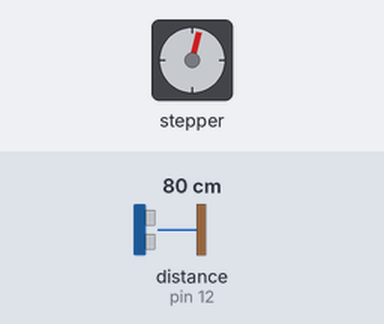
The sketch below on a simulated Arduino Uno, built with avr-gcc and run on an emulated ATmega328P. On the bench: stepper motor. Wiring (inferred from the names in the program): ultrasonic range finder: trigger pin 13; echo pin 12. Inputs (shaded band) come from the test bench; at power-on: distance to the obstacle (sensor on pin 12) 80 cm. The echo pulse lasts 58.3 µs per cm; stepper angles assume 2048 steps per turn.

Above: at 2.6 s.
2.7 s: distance to the obstacle (sensor on pin 12) set to 2 cm
At 3.96 s:
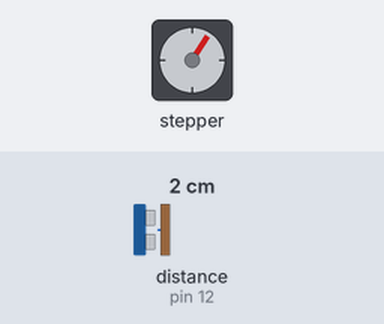
6.2 s: distance to the obstacle (sensor on pin 12) set to 18 cm
At 6.42 s:
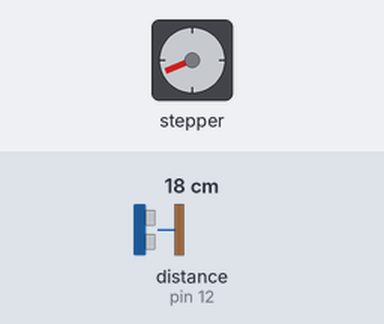
9.7 s: distance to the obstacle (sensor on pin 12) set to 4 cm
At 9.94 s:
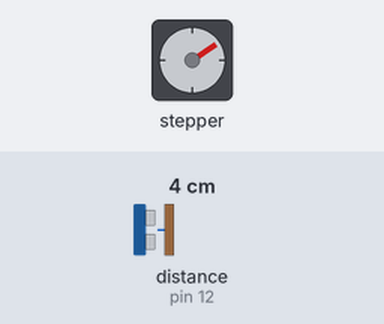
Timing chart, 0 to 19.2 s (numbered marks = the images above; inputs shaded):
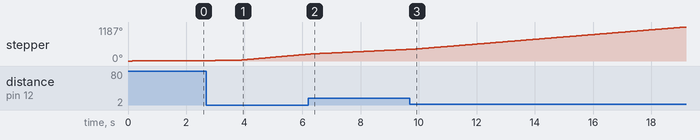

The sketch:

stepper_ult_distance.ino
```cpp
#include <Stepper.h>

const int stepsPerRevolution = 2048;  // change this to fit the number of steps per revolution
// for your motor

// initialize the stepper library on pins 8 through 11:
Stepper myStepper(stepsPerRevolution, 8, 9, 10, 11);

int stepCount = 0;         // number of steps the motor has taken

// defines pins numbers
const int trigPin = 13;
const int echoPin = 12;

// defines variables
long duration;
int distance;

void setup() {
  // initialize the serial port:
  pinMode(trigPin, OUTPUT); // Sets the trigPin as an Output
  pinMode(echoPin, INPUT); // Sets the echoPin as an Input
  Serial.begin(9600);
  myStepper.setSpeed(15);
}

void loop() {
  // Clears the trigPin
  digitalWrite(trigPin, LOW);
  delayMicroseconds(2);
  // Sets the trigPin on HIGH state for 10 micro seconds
  digitalWrite(trigPin, HIGH);
  delayMicroseconds(10);
  digitalWrite(trigPin, LOW);
  // Reads the echoPin, returns the sound wave travel time in microseconds
  duration = pulseIn(echoPin, HIGH);
  // Calculating the distance
  distance = duration*0.034/2;
  // myStepper.step(1);
  int motorSpeed = map(distance, 0, 30, 15, 1);
  if(motorSpeed <1){
    motorSpeed = 1;
  }
  myStepper.setSpeed(motorSpeed);
  myStepper.step(stepsPerRevolution/32);

}
```
